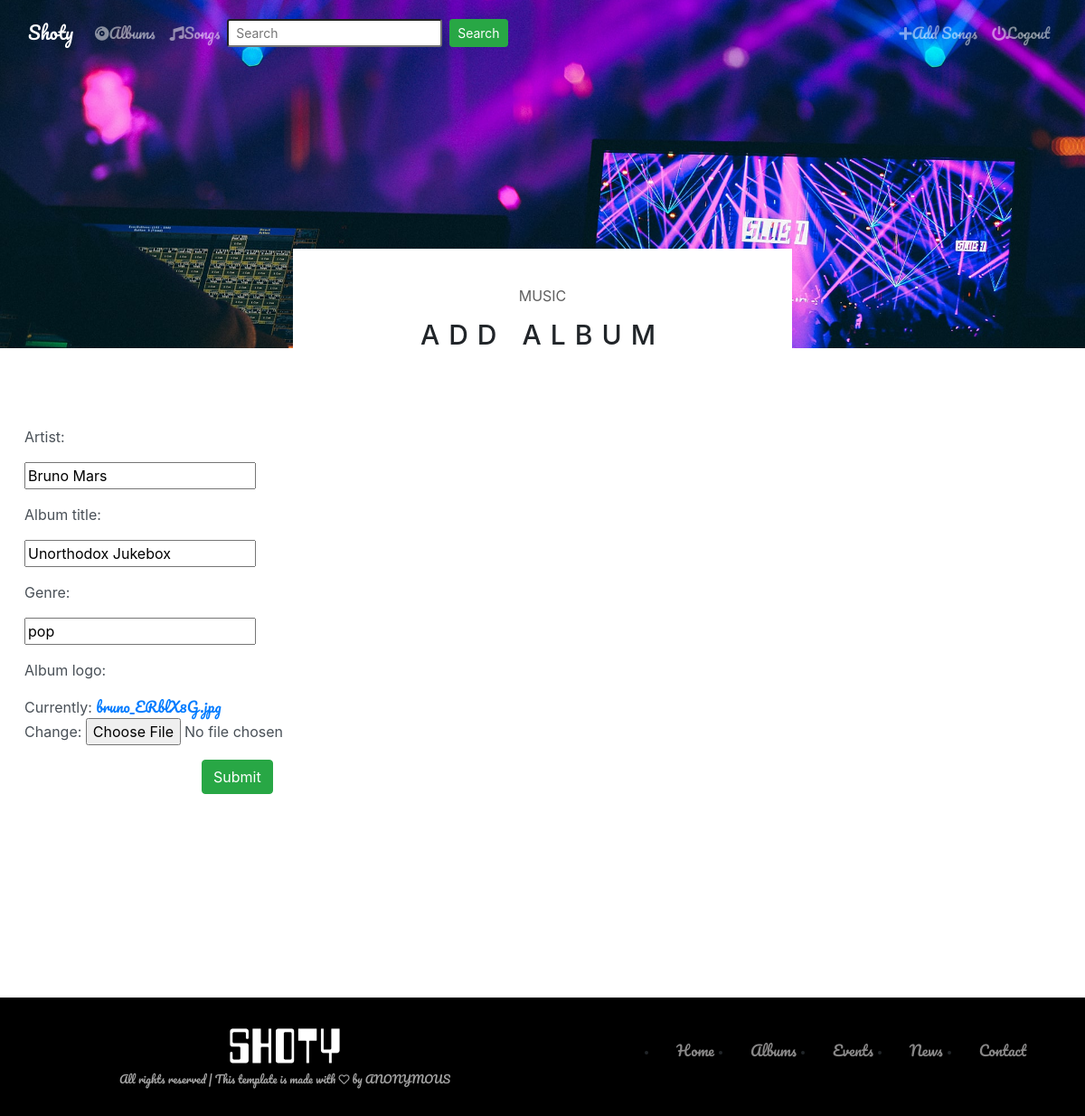
/music/album/10/, run on the app's committed database.
### music/models.py (models this page shows, shortened)
class  Album(models.Model):
    artist = models.CharField(max_length=250)
    album_title = models.CharField(max_length=250)
    genre = models.CharField(max_length=250)
    album_logo = models.FileField()

### music/views.py (the view)
# urls.py: url(r'album/(?P<pk>[0-9]+)/$',views.AlbumUpdate.as_view(),name="album-update"),
class AlbumUpdate(UpdateView):
  model = Album
  fields = ['artist','album_title','genre','album_logo']

### music/templates/music/album_form.html (shortened to what this page needs)
{% extends "music/base.html" %}
{% block body %}
    <section class="breadcumb-area bg-img bg-overlay" id="contact-bg">
        <div class="bradcumbContent">
            <p>MUSIC</p>
            <h2>ADD ALBUM</h2>
        </div>
    </section>
	<div class="container-fluid" id="add-form">
		<div class="row">
			<form enctype="multipart/form-data" method="post" class="form-control">
				{% include 'music/form-template.html' %}
				<div class="form-group">
					<div class="offset-sm-2 col-sm-10">
						<button type="submit" class="btn btn-success" value="Submit">Submit</button>
					</div>
				</div>
			</form>
		</div>
	</div>
{% endblock %}

### music/templates/music/form-template.html (shortened to what this page needs)
{% for field in form %}
	<div class="form-group">
		<label class="form-control-label col-sm-2">{{ field.label_tag }}</label>
		<div class="col-sm-10">
			{{ field }}
		</div>
	</div>
{% endfor %}

### music/static/music/style.css (style rules this page uses)
.bg-img { background-position: center center; background-size: cover; background-repeat: no-repeat; }
.bg-overlay { position: relative; background-position: center center; background-size: cover; }
a, a:hover, a:focus { -webkit-transition-duration: 500ms; transition-duration: 500ms; text-decoration: none; color: #000000; font-weight: 300; font-size: 16px; font-family: 'Pacifico'; }
#add-form { margin-top: 80px; margin-bottom: 600px; }
#contact-bg { background-image: url("images/bg-img/breadcumb2.jpg"); }
.breadcumb-area { position: relative; z-index: 10; width: 100%; height: 385px; }
.breadcumb-area .bradcumbContent { position: absolute; background-color: #fff; width: 552px; bottom: 0; left: 50%; z-index: 100; text-align: center; padding-top: 40px; -webkit-transform: translateX(-50%); transform: translateX(-50%); }
.breadcumb-area .bradcumbContent p { line-height: 1.5; font-size: 16px; color: #5f5f5f; }
.breadcumb-area .bradcumbContent h2 { font-size: 30px; letter-spacing: 10px; text-transform: uppercase; line-height: 1; margin-bottom: 0; }
.form-control { border:0px!important; }

### data on the page
Album: form "Bruno Mars" "Unorthodox Jukebox" "pop"

### other printed values
{{ field.label_tag }} "Artist:" "Album title:" "Genre:" "Album logo:"
